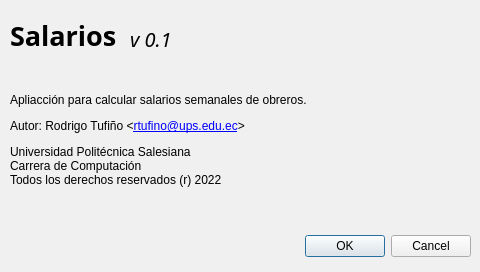
<?xml version="1.0" encoding="UTF-8"?>
<ui version="4.0">
 <class>Acerca</class>
 <widget class="QDialog" name="Acerca">
  <property name="geometry">
   <rect>
    <x>0</x>
    <y>0</y>
    <width>480</width>
    <height>272</height>
   </rect>
  </property>
  <property name="palette">
   <palette>
    <active>
     <colorrole role="Button">
      <brush brushstyle="SolidPattern">
       <color alpha="255">
        <red>197</red>
        <green>177</green>
        <blue>240</blue>
       </color>
      </brush>
     </colorrole>
     <colorrole role="ButtonText">
      <brush brushstyle="SolidPattern">
       <color alpha="255">
        <red>0</red>
        <green>0</green>
        <blue>0</blue>
       </color>
      </brush>
     </colorrole>
     <colorrole role="Base">
      <brush brushstyle="SolidPattern">
       <color alpha="255">
        <red>240</red>
        <green>239</green>
        <blue>255</blue>
       </color>
      </brush>
     </colorrole>
     <colorrole role="Window">
      <brush brushstyle="SolidPattern">
       <color alpha="255">
        <red>214</red>
        <green>206</green>
        <blue>240</blue>
       </color>
      </brush>
     </colorrole>
     <colorrole role="Link">
      <brush brushstyle="SolidPattern">
       <color alpha="255">
        <red>127</red>
        <green>41</green>
        <blue>255</blue>
       </color>
      </brush>
     </colorrole>
    </active>
    <inactive>
     <colorrole role="Button">
      <brush brushstyle="SolidPattern">
       <color alpha="255">
        <red>240</red>
        <green>240</green>
        <blue>240</blue>
       </color>
      </brush>
     </colorrole>
     <colorrole role="ButtonText">
      <brush brushstyle="SolidPattern">
       <color alpha="255">
        <red>0</red>
        <green>0</green>
        <blue>0</blue>
       </color>
      </brush>
     </colorrole>
     <colorrole role="Base">
      <brush brushstyle="SolidPattern">
       <color alpha="255">
        <red>255</red>
        <green>255</green>
        <blue>255</blue>
       </color>
      </brush>
     </colorrole>
     <colorrole role="Window">
      <brush brushstyle="SolidPattern">
       <color alpha="255">
        <red>240</red>
        <green>240</green>
        <blue>240</blue>
       </color>
      </brush>
     </colorrole>
     <colorrole role="Link">
      <brush brushstyle="SolidPattern">
       <color alpha="255">
        <red>0</red>
        <green>0</green>
        <blue>255</blue>
       </color>
      </brush>
     </colorrole>
    </inactive>
    <disabled>
     <colorrole role="Button">
      <brush brushstyle="SolidPattern">
       <color alpha="255">
        <red>197</red>
        <green>177</green>
        <blue>240</blue>
       </color>
      </brush>
     </colorrole>
     <colorrole role="ButtonText">
      <brush brushstyle="SolidPattern">
       <color alpha="255">
        <red>120</red>
        <green>120</green>
        <blue>120</blue>
       </color>
      </brush>
     </colorrole>
     <colorrole role="Base">
      <brush brushstyle="SolidPattern">
       <color alpha="255">
        <red>214</red>
        <green>206</green>
        <blue>240</blue>
       </color>
      </brush>
     </colorrole>
     <colorrole role="Window">
      <brush brushstyle="SolidPattern">
       <color alpha="255">
        <red>214</red>
        <green>206</green>
        <blue>240</blue>
       </color>
      </brush>
     </colorrole>
     <colorrole role="Link">
      <brush brushstyle="SolidPattern">
       <color alpha="255">
        <red>0</red>
        <green>0</green>
        <blue>255</blue>
       </color>
      </brush>
     </colorrole>
    </disabled>
   </palette>
  </property>
  <property name="windowTitle">
   <string>Dialog</string>
  </property>
  <widget class="QDialogButtonBox" name="buttonBox">
   <property name="geometry">
    <rect>
     <x>10</x>
     <y>230</y>
     <width>461</width>
     <height>32</height>
    </rect>
   </property>
   <property name="orientation">
    <enum>Qt::Horizontal</enum>
   </property>
   <property name="standardButtons">
    <set>QDialogButtonBox::Cancel|QDialogButtonBox::Ok</set>
   </property>
  </widget>
  <widget class="QLabel" name="label">
   <property name="geometry">
    <rect>
     <x>10</x>
     <y>10</y>
     <width>131</width>
     <height>51</height>
    </rect>
   </property>
   <property name="font">
    <font>
     <family>Bell MT</family>
     <pointsize>20</pointsize>
     <bold>true</bold>
    </font>
   </property>
   <property name="text">
    <string>Salarios</string>
   </property>
  </widget>
  <widget class="QLabel" name="label_4">
   <property name="geometry">
    <rect>
     <x>10</x>
     <y>70</y>
     <width>461</width>
     <height>141</height>
    </rect>
   </property>
   <property name="text">
    <string>&lt;html&gt;&lt;head/&gt;&lt;body&gt;&lt;p&gt;Apliacción para calcular salarios semanales de obreros.&lt;/p&gt;&lt;p&gt;Autor: Rodrigo Tufiño &amp;lt;&lt;a href=&quot;mailto:rtufino@ups.edu.ec&quot;&gt;&lt;span style=&quot; text-decoration: underline; color:#0000ff;&quot;&gt;rtufino@ups.edu.ec&lt;/span&gt;&lt;/a&gt;&amp;gt;&lt;/p&gt;&lt;p&gt;Universidad Politécnica Salesiana&lt;br/&gt;Carrera de Computación&lt;br/&gt;Todos los derechos reservados (r) 2022&lt;/p&gt;&lt;/body&gt;&lt;/html&gt;</string>
   </property>
   <property name="textFormat">
    <enum>Qt::RichText</enum>
   </property>
  </widget>
  <widget class="QLabel" name="outVersion">
   <property name="geometry">
    <rect>
     <x>130</x>
     <y>30</y>
     <width>67</width>
     <height>17</height>
    </rect>
   </property>
   <property name="palette">
    <palette>
     <active>
      <colorrole role="BrightText">
       <brush brushstyle="SolidPattern">
        <color alpha="255">
         <red>223</red>
         <green>212</green>
         <blue>255</blue>
        </color>
       </brush>
      </colorrole>
      <colorrole role="Shadow">
       <brush brushstyle="SolidPattern">
        <color alpha="255">
         <red>84</red>
         <green>85</green>
         <blue>105</blue>
        </color>
       </brush>
      </colorrole>
      <colorrole role="Link">
       <brush brushstyle="SolidPattern">
        <color alpha="255">
         <red>140</red>
         <green>0</green>
         <blue>255</blue>
        </color>
       </brush>
      </colorrole>
     </active>
     <inactive>
      <colorrole role="BrightText">
       <brush brushstyle="SolidPattern">
        <color alpha="255">
         <red>255</red>
         <green>255</green>
         <blue>255</blue>
        </color>
       </brush>
      </colorrole>
      <colorrole role="Shadow">
       <brush brushstyle="SolidPattern">
        <color alpha="255">
         <red>105</red>
         <green>105</green>
         <blue>105</blue>
        </color>
       </brush>
      </colorrole>
      <colorrole role="Link">
       <brush brushstyle="SolidPattern">
        <color alpha="255">
         <red>0</red>
         <green>0</green>
         <blue>255</blue>
        </color>
       </brush>
      </colorrole>
     </inactive>
     <disabled>
      <colorrole role="BrightText">
       <brush brushstyle="SolidPattern">
        <color alpha="255">
         <red>223</red>
         <green>212</green>
         <blue>255</blue>
        </color>
       </brush>
      </colorrole>
      <colorrole role="Shadow">
       <brush brushstyle="SolidPattern">
        <color alpha="255">
         <red>0</red>
         <green>0</green>
         <blue>0</blue>
        </color>
       </brush>
      </colorrole>
      <colorrole role="Link">
       <brush brushstyle="SolidPattern">
        <color alpha="255">
         <red>0</red>
         <green>0</green>
         <blue>255</blue>
        </color>
       </brush>
      </colorrole>
     </disabled>
    </palette>
   </property>
   <property name="font">
    <font>
     <family>Tw Cen MT</family>
     <pointsize>15</pointsize>
     <italic>true</italic>
    </font>
   </property>
   <property name="contextMenuPolicy">
    <enum>Qt::PreventContextMenu</enum>
   </property>
   <property name="text">
    <string>v 0.1</string>
   </property>
  </widget>
 </widget>
 <resources/>
 <connections>
  <connection>
   <sender>buttonBox</sender>
   <signal>accepted()</signal>
   <receiver>Acerca</receiver>
   <slot>accept()</slot>
   <hints>
    <hint type="sourcelabel">
     <x>248</x>
     <y>254</y>
    </hint>
    <hint type="destinationlabel">
     <x>157</x>
     <y>274</y>
    </hint>
   </hints>
  </connection>
  <connection>
   <sender>buttonBox</sender>
   <signal>rejected()</signal>
   <receiver>Acerca</receiver>
   <slot>reject()</slot>
   <hints>
    <hint type="sourcelabel">
     <x>316</x>
     <y>260</y>
    </hint>
    <hint type="destinationlabel">
     <x>286</x>
     <y>274</y>
    </hint>
   </hints>
  </connection>
 </connections>
</ui>
